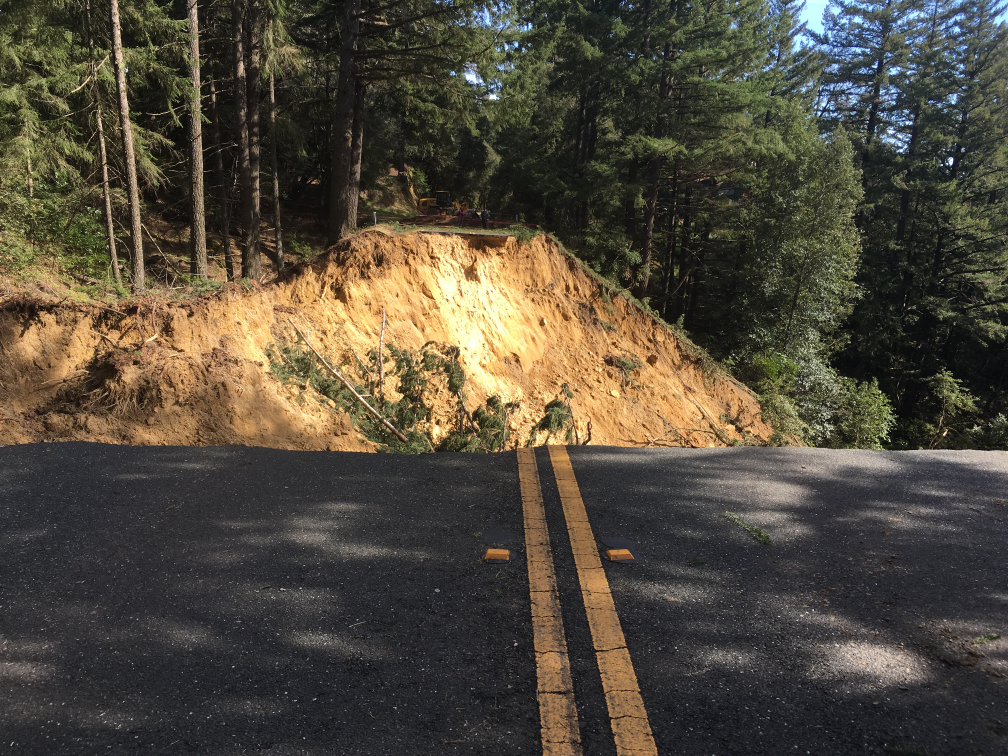
#> input picture test_images/a.jpg, 2016 x 1512 px, given in place of solidWhiteRight.jpg, which was not available (shown at 1/2 size)
$ python P1NB.py
#> lines starting #> are read from the running program, lines starting #| are printed output that depends on the picture; after the words box and inside, x2 and y2 are one past the last pixel; in counts of white or black regions, pixels touching at a corner belong together; pictures that were not available may be replaced by others from this repository, and a replacement may not be noted
#> in ProcessSingleImage, imgIn is the input picture: shape (1512, 2016, 3); mean R, G, B 80.5, 73.4, 60.2

# coding: utf-8

# # Self-Driving Car Engineer Nanodegree
#
# ## Project: **Finding Lane Lines on the Road**

# ## Import Packages

# In[1]:


#importing some useful packages
import matplotlib.pyplot as plt
import matplotlib.image as mpimg
import numpy as np
import cv2
import math

get_ipython().run_line_magic('matplotlib', 'inline')

import datetime
import pprint
pp = pprint.PrettyPrinter(indent=4)


# In[2]:


get_ipython().run_cell_magic('HTML', '', '<style> code {background-color : orange !important;} </style>\nfrom IPython.core.display import display, HTML\ndisplay(HTML("<style>.container { width:100% !important; }</style>"))')


# ## Helper Functions

# I am not currently using these helpers but I have left them here for future development

# In[3]:


import math

# [7 lines left out: function grayscale, not called in this run]
    # Or use BGR2GRAY if you read an image with cv2.imread()
    # return cv2.cvtColor(img, cv2.COLOR_BGR2GRAY)

def canny(img, low_threshold, high_threshold):
    """Applies the Canny transform"""
    return cv2.Canny(img, low_threshold, high_threshold)

def gaussian_blur(img, kernel_size):
    """Applies a Gaussian Noise kernel"""
    return cv2.GaussianBlur(img, (kernel_size, kernel_size), 0)

# [73 lines left out: functions region_of_interest, draw_lines, hough_lines, weighted_img, not called in this run]


# In[4]:


def CalcSlope(lineSegIn):
    x1,y1,x2,y2 = lineSegIn
    slopeOut = (y2-y1)/(x2-x1)
    return(slopeOut)

def ExtendLineSegment(lineSegIn, extFactor = 0.25):
    x1,y1,x2,y2 = lineSegIn
    dx = x2 - x1
    dy = y2 - y1

    # This here is deeply cheesy!
    # Only extend the segment toward the bottom of the image
    if (dy > 0):
        x3 = int(round(x2 + extFactor * dx))
        y3 = int(round(y2 + extFactor * dy))
        x0 = x1
        y0 = y1
    else:
        x3 = x2
        y3 = y2
        x0 = int(round(x1 - extFactor * dx))
        y0 = int(round(y1 - extFactor * dy))

    lineSegOut = (x0,y0,x3,y3)
    return(lineSegOut)


# In[5]:


def PlotImageRecords(imgRecords):
    fig = plt.gcf()
    fig.set_size_inches(12,4)
    fig.set_dpi(180)

    numImages = len(imgRecords)
    numCols = 4
    numRows = math.ceil(numImages/numCols)
    for recIndex, imgRecord in enumerate(imgRecords):
        name, img = imgRecord

        plt.subplot(numRows, numCols, recIndex+1)
        plt.title(name)
        plt.axis('off')
        plt.imshow(img)

    #plt.tight_layout()
    #plt.show()

#PlotImageRecords(pipelineImgRecords)


# ## Test Images
#

# In[6]:


import os
from glob import glob
g_outputDir = "test_videos_output"

glob_pattern = os.path.join("test_images/", "*.jpg")
tmpFileNames = glob(glob_pattern)
g_testImgFileNames = tmpFileNames
g_testImgFileNamesFQ = [os.path.abspath(fileName) for fileName in tmpFileNames]


# ## Main Pipeline Implementation

# In[7]:


# [6 lines left out: function ProcessImage, not called in this run]

def ProcessImageLowlevel(imgIn, imgInFileName="imageIn"):
    """
    Create the pipeline processed image on the input image.
    :param imgIn: Input matplotlib image
    :param imgInFileName: Optional filename of the input image - for debug display
    :returns imgOut: The processed image final result
    :returns pipelineImages: A list of the intermediate images of the pipeline for debug display
    """
#> called with imgInFileName = 'test_images/solidWhiteRight.jpg'
    imgGray = cv2.cvtColor(imgIn, cv2.COLOR_RGB2GRAY)

    # Define a kernel size and apply Gaussian smoothing
    kernelSize = (5, 5)
    imgBlurGray = cv2.GaussianBlur(imgGray, kernelSize, 0)

    # Define our parameters for Canny and apply
    low_threshold = 50
    high_threshold = 150
    imgEdges = cv2.Canny(imgBlurGray, low_threshold, high_threshold)
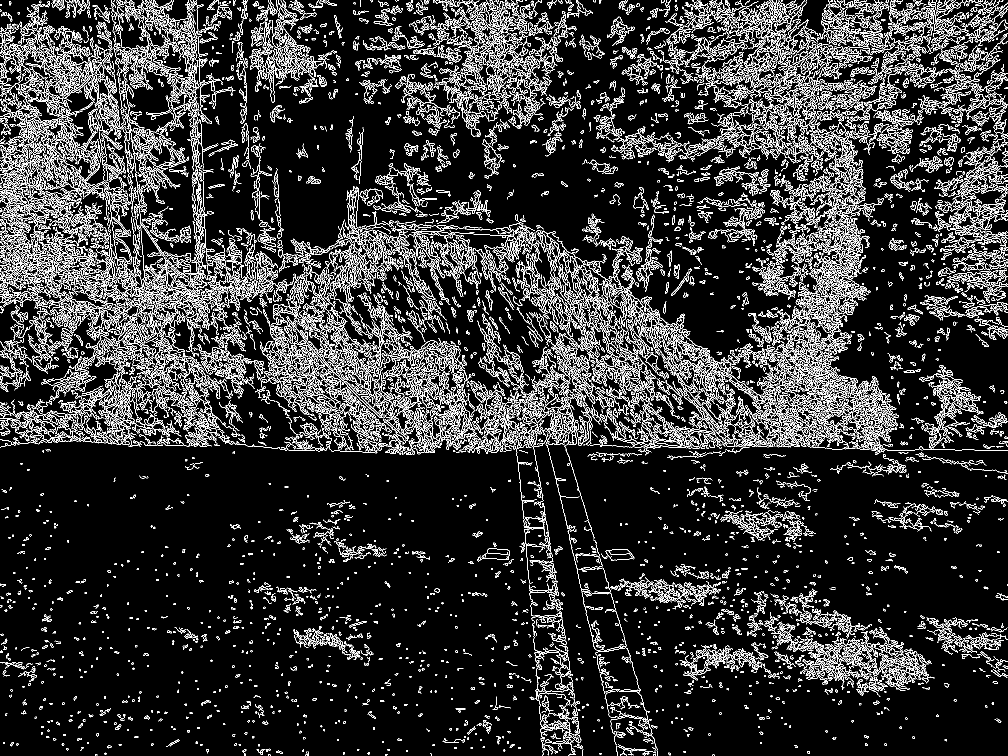
#> imgEdges: shape (1512, 2016) (shown at 1/2 size); 12.9% white in thin lines or dots

    # This time we are defining a four sided polygon to mask
    # Next we'll create a masked edges image using cv2.fillPoly()
    maskROI = np.zeros_like(imgEdges)
    ignore_mask_color = 255

    # Region of interest mask polygon
    iHeight = imgIn.shape[0]
    iWidth = imgIn.shape[1]
    trapTop = 320
    leftbottom = (110, iHeight)
    lefttop = (440, trapTop)
    righttop = (520, trapTop)
    rightbottom = (iWidth-75, iHeight)

    vertices = np.array([[ leftbottom, lefttop, righttop, rightbottom]], dtype=np.int32)
    cv2.fillPoly(maskROI, vertices, ignore_mask_color)
#> maskROI: shape (1512, 2016); 37.4% white; 1 white region, box (x1, y1, x2, y2) and area: (110, 320, 1941, 1512) 1139667
    imgMaskedEdges = cv2.bitwise_and(imgEdges, maskROI)
#> imgMaskedEdges: shape (1512, 2016); 3.3% white in thin lines or dots, all inside (x1, y1, x2, y2) = (123, 320, 1894, 1512)

    maskROI3Ch = np.dstack((maskROI, maskROI, maskROI))
    imgMaskedInput = cv2.bitwise_and(imgIn, maskROI3Ch)
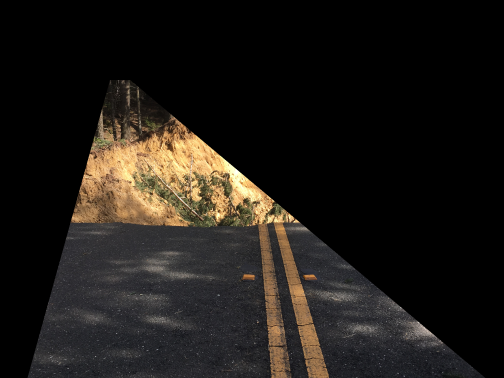
#> imgMaskedInput: shape (1512, 2016, 3) (shown at 1/4 size); mean R, G, B 30.6, 26.8, 22.6

    # Define the Hough transform parameters
    # Make a blank the same size as our image to draw on
    rho = 1 # distance resolution in pixels of the Hough grid
    theta =   0.1 * np.pi/180 # angular resolution in radians of the Hough grid
    threshold = 50    # minimum number of votes (intersections in Hough grid cell)
    min_line_length = 50#minimum number of pixels making up a line
    max_line_gap = 200    # maximum gap in pixels between connectable line segments
    imgLines = np.zeros_like(imgIn)

    # Run Hough on edge detected image
    # Output "lines" is an array containing endpoints of detected line segments
    lines = cv2.HoughLinesP(imgMaskedEdges, rho, theta, threshold, np.array([]), min_line_length, max_line_gap)
#> lines = 681 rows, first 6: [394, 509, 1771, 1417], [392, 504, 1163, 995], [391, 497, 1768, 1378], [400, 468, 1764, 1371], [1381, 1133, 1756, 1381], [399, 472, 1160, 986]

    # Iterate over the output "lines" and draw lines on a blank image
    print("numLines: ", len(lines))
#| numLines:  681
    slopesP = []
    slopesN = []

    for line in lines:
        #print(line[0])
        for x1,y1,x2,y2 in line:
            cv2.line(imgLines, (x1,y1), (x2,y2), (255,0,0), 10)
            lineExt = ExtendLineSegment(line[0], extFactor = 1)
            x1,y1,x2,y2 = lineExt
            cv2.line(imgLines, (x1,y1), (x2,y2), (255,0,0), 10)

            slope = CalcSlope(line[0])
            if (slope > 0):
                slopesP.append(slope)
            else:
                slopesN.append(slope)
#> this loop made 681 passes
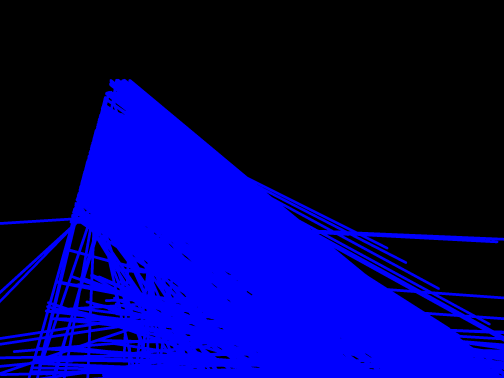
#> imgLines: shape (1512, 2016, 3) (shown at 1/4 size); mean of channels 0, 1, 2 100.9, 0, 0; drawn as B, G, R

    # Create a "color" binary image to combine with line image
    imgEdges3Ch = np.dstack((imgEdges, imgEdges, imgEdges))
#> imgEdges3Ch: shape (1512, 2016, 3); 12.9% white in thin lines or dots

    # Draw the lines on the edge image
    imgLinesEdges = cv2.addWeighted(imgEdges3Ch, 1, imgLines, 1.0, 0)

    # Overlay lines on input image
    imgLinesOnInput = cv2.addWeighted(imgLines, 1, imgIn, 0.7, 20)
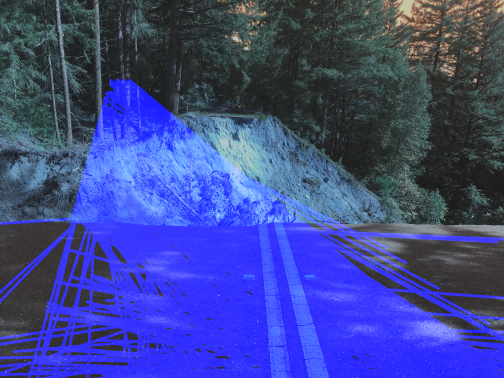
#> imgLinesOnInput: shape (1512, 2016, 3) (shown at 1/4 size); mean of channels 0, 1, 2 146, 71.4, 62.2; drawn as B, G, R
    #imgLinesOnInput = imgIn.copy()
    #lineMaskPixels = np.where(imgLines[:, :, 0] != 0)
    #imgLinesOnInput[lineMaskPixels] = imgLines[lineMaskPixels]

    imgOut = imgLinesOnInput
    # Create list of images for each step for dev/debug
    doDebugImages = True
    if doDebugImages :
        pipelineImages = [
            (imgInFileName, imgIn),
            ("imgMaskedInput", imgMaskedInput),
            #("imgGray", np.dstack((imgGray, imgGray, imgGray)) ),
            #("imgBlurGray", cv2.cvtColor(imgBlurGray,cv2.COLOR_GRAY2RGB)),
            ("imgEdges", cv2.cvtColor(imgEdges,cv2.COLOR_GRAY2RGB)),
            ("imgMaskedEdges", cv2.cvtColor(imgMaskedEdges,cv2.COLOR_GRAY2RGB)),
            #("imgLines", imgLines),
            ("imgLinesEdges", imgLinesEdges),
            ("imgLinesOnInput", imgLinesOnInput),
            ("imgOut", imgOut),
        ]
    else:
        pipelineImages = None
    return pipelineImages, imgOut


# In[8]:


def ProcessSingleImage(imgInFileName):
    imgIn = mpimg.imread(imgInFileName)
    pipelineImgRecords, imgOut = ProcessImageLowlevel(imgIn, imgInFileName)
    PlotImageRecords(pipelineImgRecords)
#> the loop in PlotImageRecords, `for recIndex, imgRecord in enumerate(imgRecords):` made 7 passes

imgInFileName = 'test_images/solidYellowLeft.jpg'
# [4 lines of commented-out code are left out]
imgInFileName = 'test_images/solidWhiteRight.jpg'
#imgInFileName = 'test_images/solidYellowCurve.jpg'

ProcessSingleImage(imgInFileName)


# In[9]:


from moviepy.editor import VideoFileClip
from IPython.display import HTML
import datetime

def ProcessVideo():
    fileNameBase = "solidWhiteRight"
    fileNameBase = "solidYellowLeft"
    #fileNameBase = "challenge"
    fileExt = ".mp4"
    folderInput = "test_videos/"
    folderOutput = "test_videos_output/"

    dt = datetime.datetime.now()
    strDT = "_{:%Y-%m-%dT%H:%M:%S}".format(dt)

    fileNameIn  = folderInput + fileNameBase + fileExt
    fileNameOut = folderOutput + fileNameBase + strDT + fileExt

    #clip1 = VideoFileClip(fileNameIn).subclip(0,3)
    clip1 = VideoFileClip(fileNameIn)
    white_clip = clip1.fl_image(ProcessImage) #NOTE: this function expects color images!!
    white_clip.write_videofile(fileNameOut, audio=False)

ProcessVideo()
#> (the call stopped at in ProcessVideo, `clip1 = VideoFileClip(fileNameIn)`: moviepy is not available in this run)
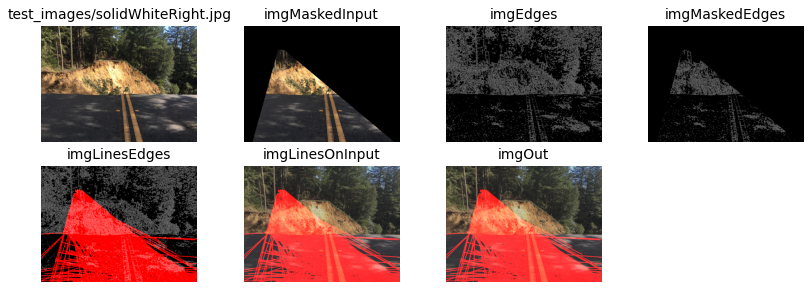
#> figure drawn by matplotlib, 7 panels

$ run again, on test_images/extras/IMG_1117.jpg
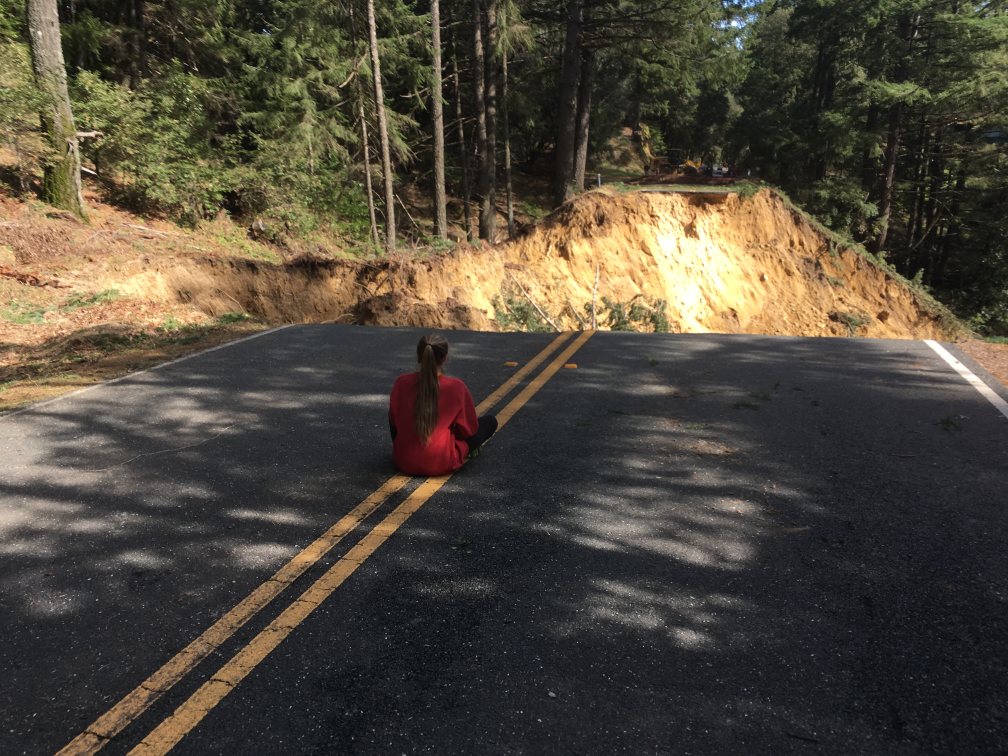
#> input picture test_images/extras/IMG_1117.jpg, 4032 x 3024 px, given in place of solidWhiteRight.jpg, which was not available (shown at 1/4 size)
#> in ProcessSingleImage, imgIn is the input picture: shape (3024, 4032, 3); mean R, G, B 79, 71.7, 59.6
#> in ProcessImageLowlevel, `imgEdges = cv2.Canny(imgBlurGray, low_threshold, high_threshold)`:
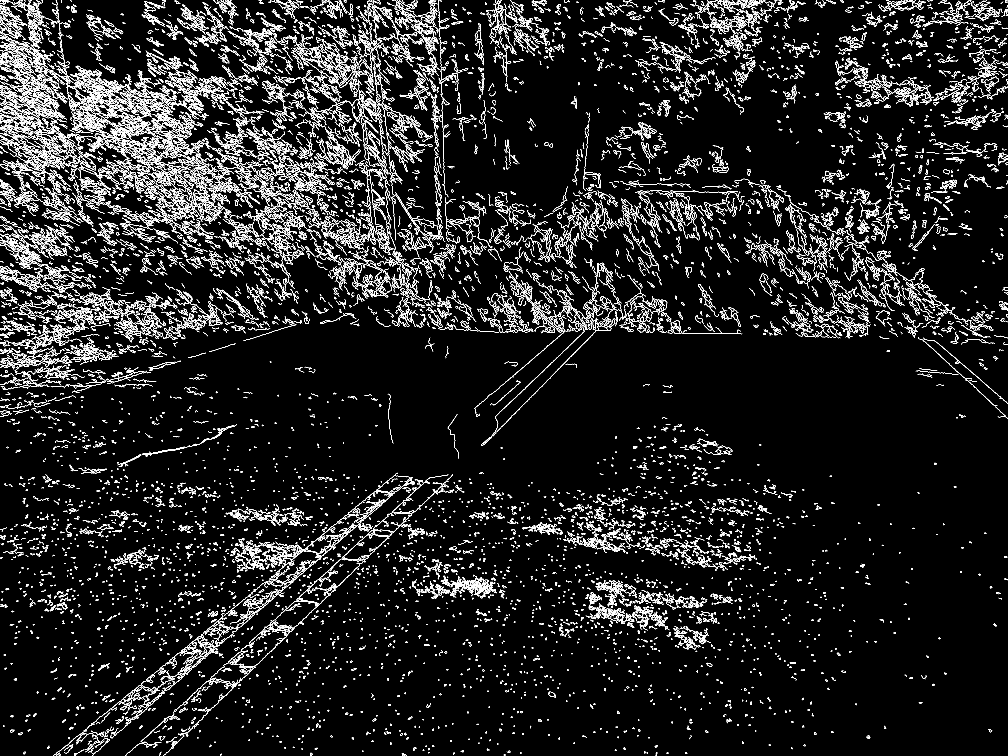
#> imgEdges: shape (3024, 4032) (shown at 1/4 size); 4.6% white in thin lines or dots
#> maskROI: shape (3024, 4032); 43.6% white; 1 white region, box (x1, y1, x2, y2) and area: (110, 320, 3957, 3024) 5311023
#> imgMaskedEdges: shape (3024, 4032); 1.7% white in thin lines or dots, all inside (x1, y1, x2, y2) = (133, 320, 3686, 3024)
#> lines = 1952 rows, first 6: [242, 3002, 1589, 1892], [654, 3023, 2024, 1691], [559, 2974, 1995, 1654], [373, 3018, 1818, 1766], [653, 3022, 2077, 1637], [373, 3017, 1821, 1762]
#| numLines:  1952
#> the loop in ProcessImageLowlevel, `for line in lines:` made 1952 passes
#> imgEdges3Ch: shape (3024, 4032, 3); 4.6% white in thin lines or dots
#> in ProcessImageLowlevel, `imgLinesOnInput = cv2.addWeighted(imgLines, 1, imgIn, 0.7, 20)`:
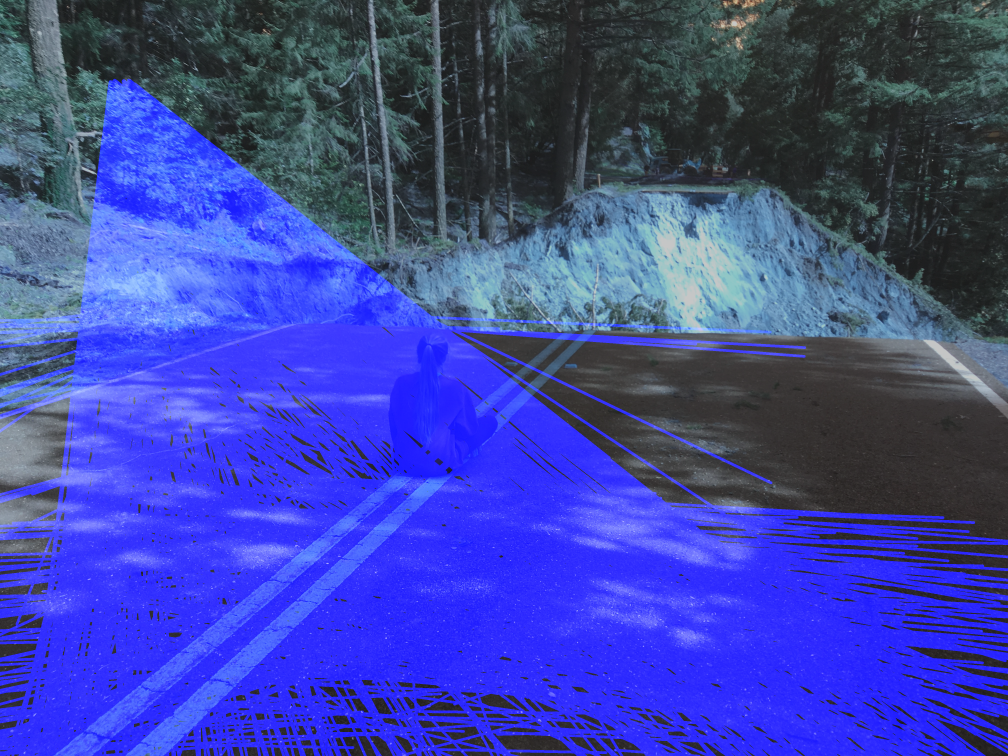
#> imgLinesOnInput: shape (3024, 4032, 3) (shown at 1/4 size); mean of channels 0, 1, 2 164.2, 70.2, 61.7; drawn as B, G, R
#> the loop in PlotImageRecords, `for recIndex, imgRecord in enumerate(imgRecords):` made 7 passes
